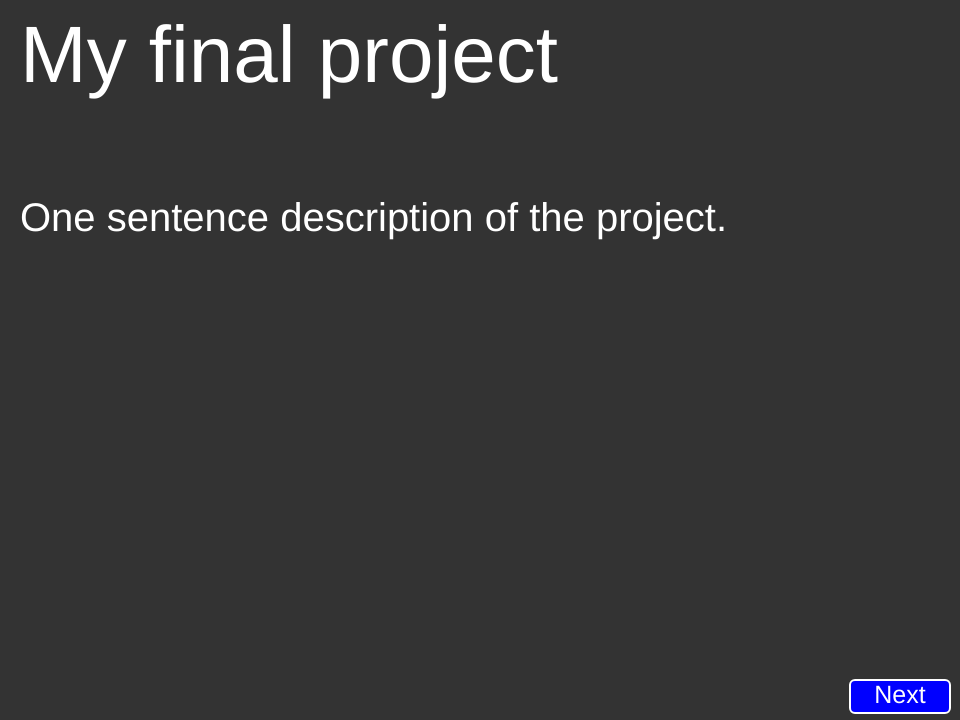
Frame 1 (no input)
Frame 60 (no input): identical to frame 1, image omitted
Frame 120 (the mouse pressed at the canvas centre since frame 60): identical to frame 1, image omitted

The p5.js sketch that drew this single still picture (run headless with seeded random() and noise() and a simulated clock; from frame 60 on, the mouse is pressed at the canvas centre):

// p5.js sketch
// ── sketch.js
/*
	final project pitch (template)
	5.4.2020
*/

var currentSlide = 0;
var numberOfSlides = 3;

// next slide button
var nextButtonX = 850;
var nextButtonY = 680;
var nextButtonW = 100;
var nextButtonH = 33;

// prev slide button
var prevButtonX = 10;
var prevButtonY = nextButtonY;
var prevButtonW = nextButtonW + 30;
var prevButtonH = nextButtonH;

function setup() {
	createCanvas(960, 720);
}

function draw() {
	background(51);

	// text('slide ' + currentSlide, 100, 100);

	var title; // the title of the slide
	var description;
	

	// setup each slide
	if (currentSlide == 0) {
		title = "My final project";
		description = "One sentence description of the project.";
	} 
	else if (currentSlide == 1) {
		title = "User interaction";
		description = "Describe how the user interacts with the sketch throught the mouse and keyboard.";
	} 
	else if (currentSlide == 2) {
		title = "Graphics";
		description = "Describe what type of graphics will be used, including p5 shapes and colors, images, or other.";
	}

	// display title
	textSize(80);
	fill(255);
	noStroke();
	textAlign(LEFT, TOP);
	text(title, 20, 20);

	// display description
	textSize(40);
	text(description, 20, 200, width - 40);

	// slide button display
	// button background design
	fill('blue');
	stroke(255);
	strokeWeight(2);
	
	if (currentSlide < numberOfSlides - 1) {
		rect(nextButtonX, nextButtonY, nextButtonW, nextButtonH, 5); // next
	}

	if (currentSlide > 0) {
		rect(prevButtonX, prevButtonY, prevButtonW, prevButtonH, 5); // prev
	}
	
	
	// text design
	fill(255);
	textSize(25);
	noStroke();
	textAlign(CENTER, CENTER);

	if (currentSlide < numberOfSlides - 1) {
		text("Next", nextButtonX, nextButtonY, nextButtonW, nextButtonH);
	}
	
	if (currentSlide > 0) {
		text("Previous", prevButtonX, prevButtonY, prevButtonW, prevButtonH);
	}
	
}

function mousePressed() {
	// detecting mouse collision with the next button
	if (mouseX > nextButtonX && mouseX < nextButtonX + nextButtonW &&
		mouseY > nextButtonY && mouseY < nextButtonY + nextButtonH) {
		if (currentSlide < numberOfSlides - 1) {
			currentSlide++;
		}
		
	}

	// detect mouse collision with prev button
	if (mouseX > prevButtonX && mouseX < prevButtonX + prevButtonW &&
		mouseY > prevButtonY && mouseY < prevButtonY + prevButtonH) {
		if (currentSlide > 0) {
			currentSlide--;
		}
	}
}
// ── style.css
body {
	background: rgb(0,13,36);
	background: linear-gradient(65deg, rgba(0,13,36, 1) 0%, rgba(106,9,121,1) 12%, rgba(0,255,7,1) 100%);

	color: white;
	font-family: Segoe UI, Helvetica;
	font-size: 20px;
}

h1, a {
	font-size: 1.5em;
}

a {
	color: white;
	transition: color 300ms ease-in;
}

a:hover {
	color: #6a0979;
}


img {
	max-width: 100%;
}

#container {
	max-width: 640px;
	margin: 0 auto;
}

#sketch {
	max-width: 640px;
	margin: 0 auto;
	position: relative;
}

.link {
	list-style: none;
}

button, input {
	display: block;
	background: white;
	border: 2px solid lightblue;
	border-radius: 3px;
	font-size: 20px;
	margin: 5px 0;
	color: lightblue;
}

p {
	margin: 0;
	color: lightblue;
}
